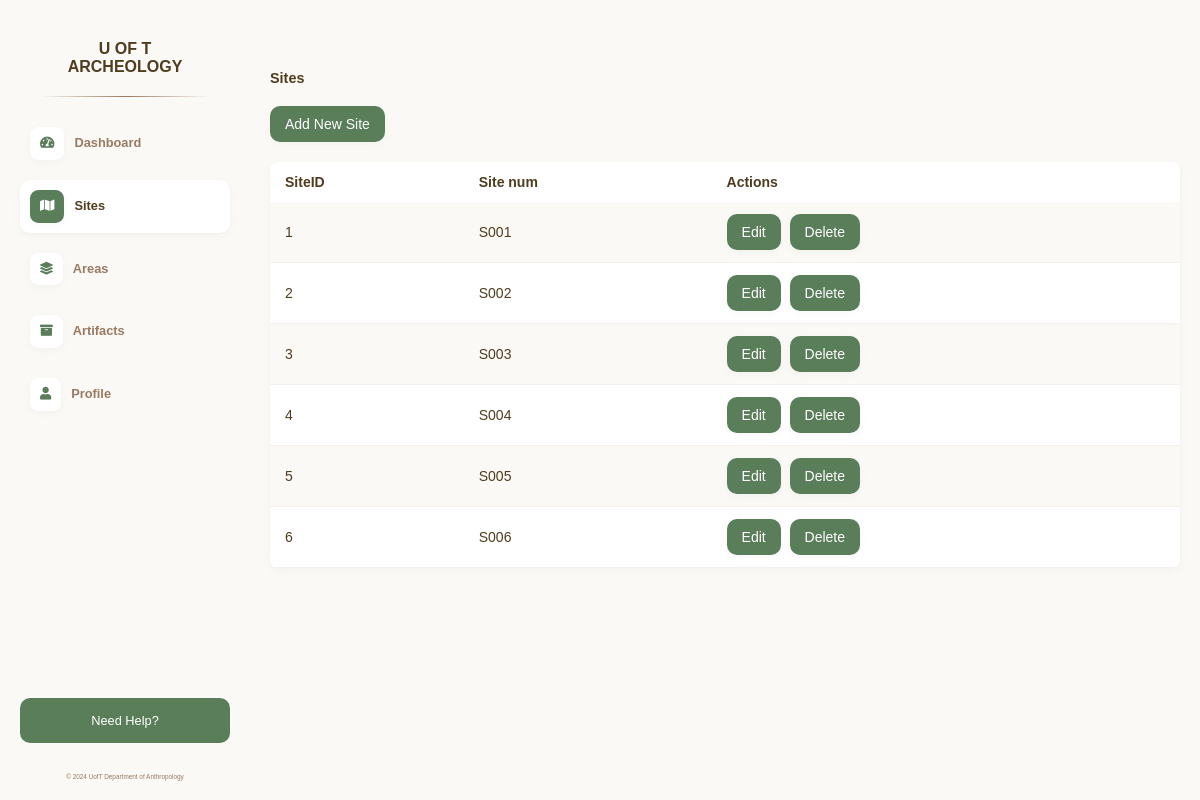
/sites/, run on an earlier commit of the app's database.
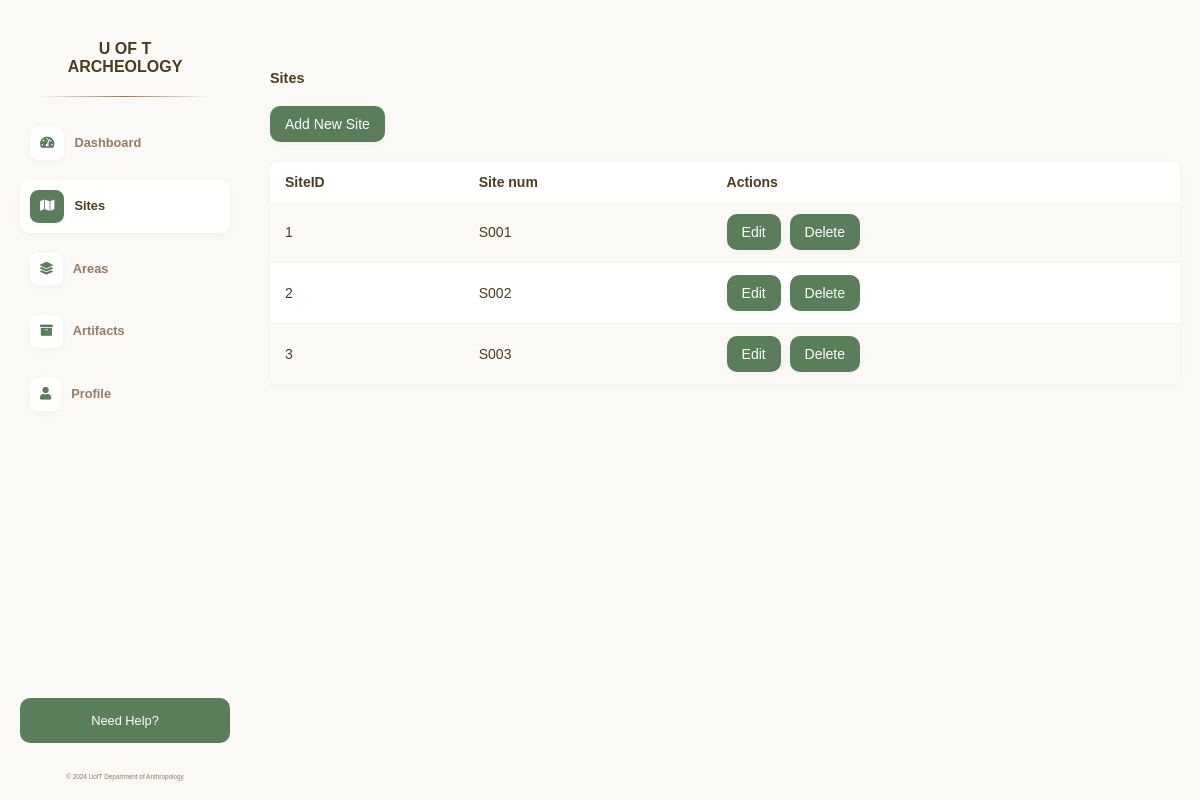
And on a later commit of the database.
### myapp/models.py (models this page shows, shortened)
class Site(models.Model):
    SiteID = models.AutoField(primary_key=True)
    Site_num = models.CharField(max_length=50, unique=True)

### myapp/views.py (the view, shortened to what this page needs)
# urls.py: path('sites/', views.sites, name='sites'),
def sites(request):
    sites = Site.objects.all()
    headers = [{'name': field.name, 'verbose_name': field.verbose_name} for field in Site._meta.fields]
    return render(request, 'sites.html', {'sites': sites, 'headers': headers})

### myapp/templatetags/custom_filters.py (called while the page is built)
@register.filter
def attr(obj, attr_name):
    return getattr(obj, attr_name)

### templates/sites.html (shortened to what this page needs)
{% load static %}
{% load custom_filters %}
<html lang="en">
<head>
    <link rel="stylesheet" href="{% static 'css/styles.css' %}">
    <link rel="stylesheet" href="https://cdnjs.cloudflare.com/ajax/libs/font-awesome/5.15.4/css/all.min.css">
</head>
<body>
  <div class="sidebar">
    <div>
      <div class="logo">U OF T ARCHEOLOGY<hr></div>
      <a href="{% url 'dashboard' %}"><i class="fas fa-tachometer-alt"></i>Dashboard</a>
      <a href="{% url 'sites' %}" class="current-page"><i class="fas fa-map"></i>Sites</a>
      <a href="#"><i class="fas fa-layer-group"></i>Areas</a>
      <a href="#"><i class="fas fa-archive"></i>Artifacts</a>
      <a href="#"><i class="fas fa-user"></i>Profile</a>
    </div>
    <div>
      <div class="help">Need Help?</div>
      <div class="footer">&copy; 2024 UofT Department of Anthropology</div>
    </div>
  </div>
  <div class="main-content">
    <h2>Sites</h2>
    <div class="actions">
        <button id="addSiteButton" onclick="openAddSiteForm()">Add New Site</button>
    </div>
    <table class="sites-table">
      <thead>
        <tr>
          {% for header in headers %}
          <th>{{ header.verbose_name }}</th>
          {% endfor %}
          <th>Actions</th>
        </tr>
      </thead>
      <tbody>
        {% for site in sites %}
        <tr data-model-name="Site" data-object-id="{{ site.SiteID }}">
          {% for header in headers %}
          <td>{{ site|attr:header.name }}</td>
          {% endfor %}
          <td>
            <button class="edit-button" onclick="editRow(this)">Edit</button>
            <button onclick="deleteObject('Site', {{ site.SiteID }}, window.location.href)">Delete</button>
          </td>
        </tr>
        {% endfor %}
      </tbody>
    </table>
  </div>
</body>

What changed in the data, as far as the page shows it:
removed Site: headers "4" "S004"
removed Site: headers "5" "S005"
removed Site: headers "6" "S006"
